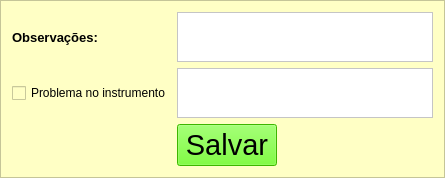
        <widget class="QFrame" name="frame_7">
         <property name="maximumSize">
          <size>
           <width>16777215</width>
           <height>180</height>
          </size>
         </property>
         <property name="styleSheet">
          <string notr="true">background-color: rgb(255, 255, 197);</string>
         </property>
         <property name="frameShape">
          <enum>QFrame::StyledPanel</enum>
         </property>
         <property name="frameShadow">
          <enum>QFrame::Raised</enum>
         </property>
         <layout class="QGridLayout" name="gridLayout_10">
          <item row="0" column="1">
           <widget class="QTextEdit" name="observations_textEdit">
            <property name="maximumSize">
             <size>
              <width>16777215</width>
              <height>50</height>
             </size>
            </property>
            <property name="styleSheet">
             <string notr="true">background-color: rgb(255, 255, 255);</string>
            </property>
           </widget>
          </item>
          <item row="3" column="1">
           <widget class="QTextEdit" name="inst_probl_textEdit">
            <property name="maximumSize">
             <size>
              <width>16777215</width>
              <height>50</height>
             </size>
            </property>
            <property name="styleSheet">
             <string notr="true">background-color: rgb(255, 255, 255);</string>
            </property>
           </widget>
          </item>
          <item row="0" column="0">
           <widget class="QLabel" name="label_20">
            <property name="font">
             <font>
              <pointsize>10</pointsize>
              <weight>75</weight>
              <bold>true</bold>
             </font>
            </property>
            <property name="text">
             <string>Observações:</string>
            </property>
           </widget>
          </item>
          <item row="3" column="0">
           <widget class="QCheckBox" name="inst_probl_checkBox">
            <property name="text">
             <string>Problema no instrumento</string>
            </property>
           </widget>
          </item>
          <item row="4" column="1">
           <widget class="QPushButton" name="save_pushButton">
            <property name="maximumSize">
             <size>
              <width>100</width>
              <height>16777215</height>
             </size>
            </property>
            <property name="font">
             <font>
              <pointsize>22</pointsize>
              <weight>50</weight>
              <bold>false</bold>
             </font>
            </property>
            <property name="styleSheet">
             <string notr="true">background-color: rgb(85, 255, 0);</string>
            </property>
            <property name="text">
             <string>Salvar</string>
            </property>
           </widget>
          </item>
         </layout>
        </widget>
